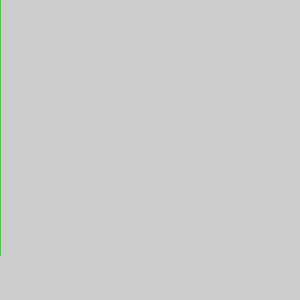
Frame 1 (no input)
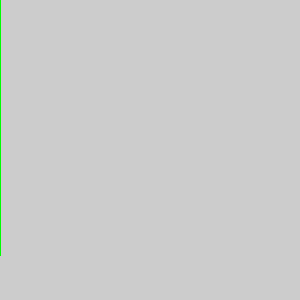
Frame 60 (the mouse pressed at the canvas centre just before this capture)
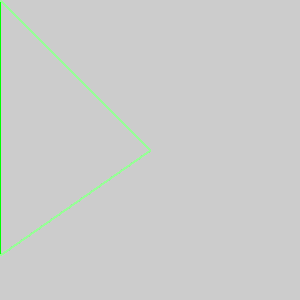
Frame 120 (the mouse held since frame 60 and released just before this capture)

The Processing sketch that drew these frames (run headless with seeded random() and noise(); from frame 60 on, the mouse is pressed at the canvas centre):

// Processing sketch: processing_182729
// ── processing_182729.pde

void setup() {
size(300,300);

}
void draw() {
stroke (mouseX,255,mouseY);
line (mouseX,mouseY,0,255);
line(0, 0, mouseX, mouseY);

}
